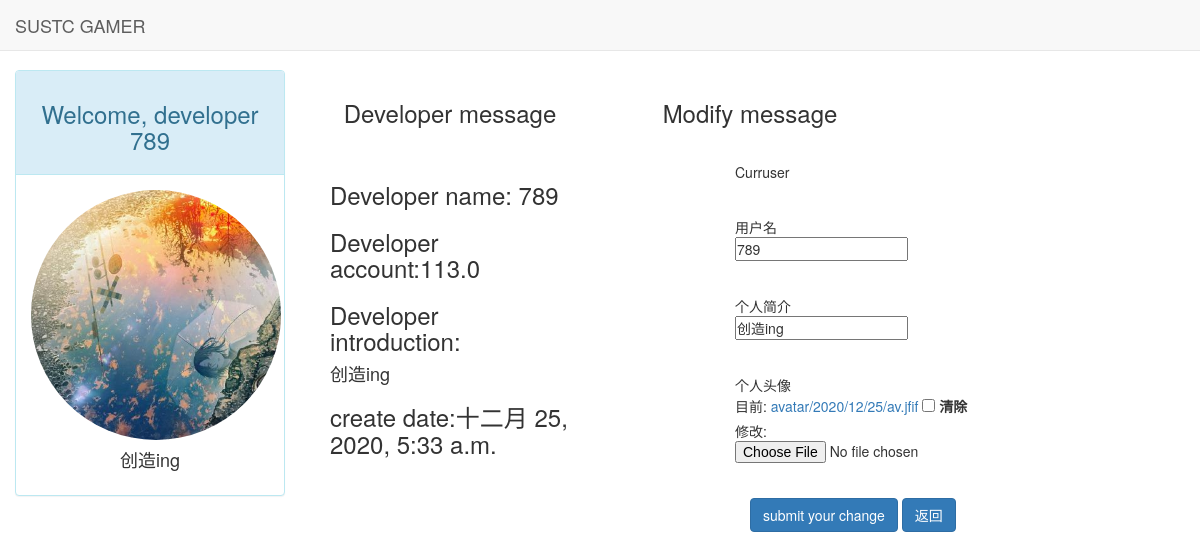
The page /developer/modify (signed in) on the database as committed earlier.
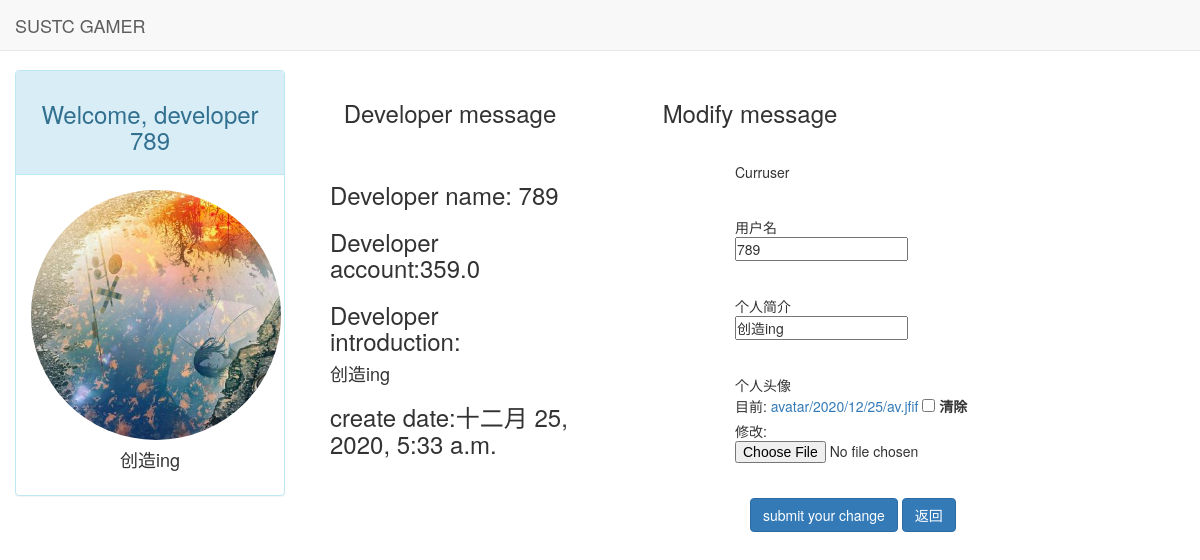
The same page on the database as committed later.
### developer/models.py (models this page shows, shortened)
class Developer(models.Model):
    user = models.OneToOneField(User, on_delete=models.CASCADE)
    account = models.FloatField(default=0)
    introduction = models.CharField(max_length=300, default="创造ing")
    create_date = models.DateTimeField(auto_now_add=True)
    avatar = models.ImageField(upload_to="avatar/%Y/%m/%d/", default='avatar/defaultAv.png')
    class Meta:
        ordering = ['-create_date', ]

### developer/views.py (the view)
# urls.py: path('modify', views.modify_developer_message, name='modify developer message'),
def modify_developer_message(request):
    user = request.user
    developer = get_object_or_404(Developer, user=user)
    context = {}
    context.update(csrf(request))
    if request.method == "POST":
        modify_form = UserModifyForm(request.POST,request.FILES)
        if modify_form.is_valid():
            user.username = modify_form.cleaned_data["name"]
            developer.introduction =modify_form.cleaned_data["introduction"]
            if(modify_form.cleaned_data['avatar'] is not None):
                developer.avatar = modify_form.cleaned_data['avatar']
            user.save()
            developer.save()
            return redirect(reverse("developer home"))
    else:
        initial = {"name": user.username, "introduction": developer.introduction,"avatar":developer.avatar}
        modify_form = UserModifyForm(initial=initial)
    context["user"] = user
    context["developer"] = developer
    context["form"] = modify_form
    return render(request, "modify_developer_message.html", context)

### developer/forms.py (shortened to what this page needs)
class UserModifyForm(forms.Form):
    curruser = forms.CharField(widget=forms.HiddenInput)
    name = forms.CharField(label="用户名", max_length=20, min_length=3)
    introduction = forms.CharField(label="个人简介")
    avatar = forms.ImageField(label="个人头像",required=False)

### developer/templates/modify_developer_message.html (shortened to what this page needs)
{% load static %}
<!DOCTYPE html>
<html lang="en">
<head>
    <link rel="stylesheet" href="{% static 'base.css' %}">
    <link rel="stylesheet" href="{% static 'bootstrap-3.3.7/css/bootstrap.min.css' %}">
</head>
<body>
<div class="navbar navbar-default navbar-fixed-top" role="navigation">
    <div class="container-fluid">
        <div class="navbar-header">
            <a class="navbar-brand" href="{% url 'home' %}">SUSTC GAMER</a>
        </div>
    </div>
</div>
{% block content %}
    <div class="container-fluid">
        <div class="row">
        <div class="col-lg-3" style="text-align: center">
                <div class="panel panel-info">
                    <div class="panel-heading" style="text-align: center">
                        <h3>Welcome, developer {{ user.username }}</h3>
                    </div>
                    <div class="panel-body">
                        <img src="{{ developer.avatar.url }}" height="250" width="250" alt="" class="img-circle">
                        <br>
                        <h4>{{ developer.introduction }}</h4>
                    </div>
                </div>
            </div>
            <div class="col-lg-3">
                <div class="panel-heading" style="text-align: center;">
                <h3>Developer message</h3>
                </div>
                <div class="panel-body">
                <h3>Developer name: {{user.username}}</h3>
                <h3>Developer account:{{developer.account}}</h3>
                <h3>Developer introduction:</h3>
                <h4>{{developer.introduction}}</h4>
                <h3>create date:{{developer.create_date}}</h3>
                </div>
            </div>
            <div class="col-lg-3">
                <div class="panel-heading" style="text-align: center;">
                    <h3>Modify message</h3>
                </div>
                <div class="panel-body">
                <form action="" method="post" , enctype="multipart/form-data">
                    {% for field in form %}
                        <div class="form-group">
                            <div class="row margin-top:20px">
                            {{ field.label }}<br>
                                {{ field }}
                            </div>
                        <br>
                        </div>
                    {% endfor %}
                <button type="submit" class="btn btn-primary">
                    submit your change
                </button>
                <a href="{% url 'developer home' %}">
            <button type="button" class="btn btn-primary">返回</button>
        </a>
                </form>
                </div>
            </div>
        </div>
    </div>
{% endblock %}

Rows that differ between the two databases and show on the page:
changed Developer "创造ing": account "113.0" → "359.0"
